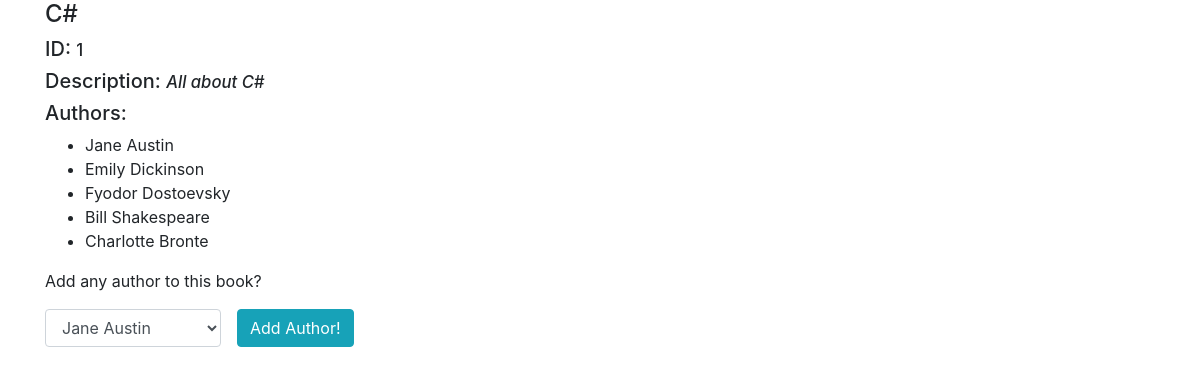
Screenshot of /one_book/1 with the database file from the repository.
### app_books_authors/models.py (models this page shows)
class Book(models.Model):
    title = models.CharField(max_length = 255)
    desc = models.TextField()
    created_at = models.DateTimeField(auto_now_add = True)
    updated_at = models.DateTimeField(auto_now = True)

class Author(models.Model):
    first_name = models.CharField(max_length = 255)
    last_name = models.CharField(max_length = 255)
    notes = models.TextField(default = "No notes for this Author")
    books = models.ManyToManyField(Book, related_name = "authors")
    created_at = models.DateTimeField(auto_now_add = True)
    updated_at = models.DateTimeField(auto_now = True)

### app_books_authors/views.py (the view)
# urls.py: path('one_book/<int:id>', views.one_book),
def one_book(request, id):
    context = {
        "book" : Book.objects.get(id = id),
        'all_authors' : Author.objects.all()
    }
    return render(request, 'one_book.html', context)

### app_books_authors/templates/one_book.html (shortened to what this page needs)
<!DOCTYPE html>
<html lang="en">
<head>
    {% load static %}
    <link rel="stylesheet" href="https://maxcdn.bootstrapcdn.com/bootstrap/4.0.0/css/bootstrap.min.css">
</head>
<body>
    <div class="container">
        <h4>{{book.title}}</h4>
        <h5>ID: <span style="font-size: smaller">{{book.id}}</span></h5>
        <h5>Description: <span style="font-size: smaller"><em>{{book.desc}}</em></span></h5>
        <h5>Authors:</h5>
        <ul style="font-size: medium">
            {% for author in book.authors.all %}
            <li>{{ author.first_name }} {{ author.last_name }}</li>
            {% endfor %}
        </ul>
        <p>Add any author to this book?</p>
        <form class = "form-inline" action="/add_author_to_book/{{ book.id }}" method="POST">
            <div class="form-group">
                <select class="form-control col-sm-11" id="author_to_add" name = "author_to_add">
                    {% for author in all_authors %}
                        <option value = {{author.id}}>{{ author.first_name }} {{ author.last_name }}</option>
                    {% endfor %}
                </select>
            </div>
            <button class="btn btn-info">Add Author!</button>
        </form>
    </div>
</body>
</html>

### rows the page displays
Book: title "C#", id "1", desc "All about C#"
Author: first_name "Jane", last_name "Austin"
Author: first_name "Emily", last_name "Dickinson"
Author: first_name "Fyodor", last_name "Dostoevsky"
Author: first_name "Bill", last_name "Shakespeare"
Author: first_name "Charlotte", last_name "Bronte"

### other values shown
form field author_to_add "Jane Austin"
